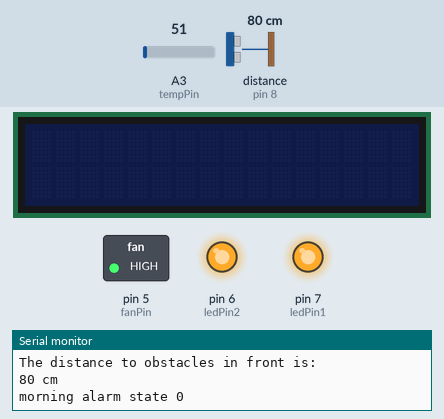
This sketch was run on a simulated Arduino Uno, built with avr-gcc and run on an emulated ATmega328P. Parts: 16×2 character LCD, switched loads named in the sketch (green lamp = pin HIGH), output pins drawn as LEDs (lit = HIGH), the last lines printed to the serial monitor. The inputs (shaded band) are chosen by the test bench; at power-on: A3 (tempPin) = 51, distance to the obstacle (sensor on pin 8) 80 cm. The local clock reads 2024-03-15 10:24:30 at power-on unless the sketch sets it.

Above: at 1.2 s.
1.3 s: A3 (tempPin) set to 97
3.3 s: A3 (tempPin) set to 113
At 4.4 s:
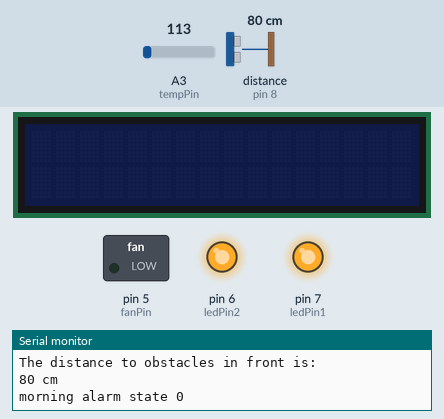
5.5 s: distance to the obstacle (sensor on pin 8) set to 97 cm
8.7 s: distance to the obstacle (sensor on pin 8) set to 103 cm
At 9.8 s:
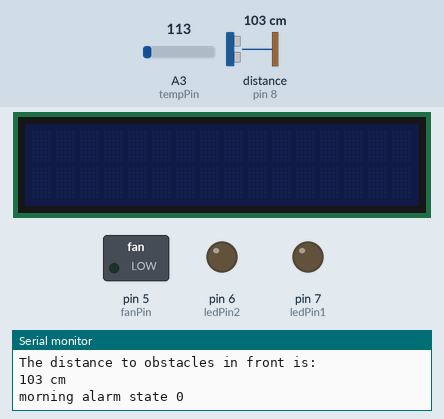
10.5 s: A3 (tempPin) set to 71
At 12.4 s:
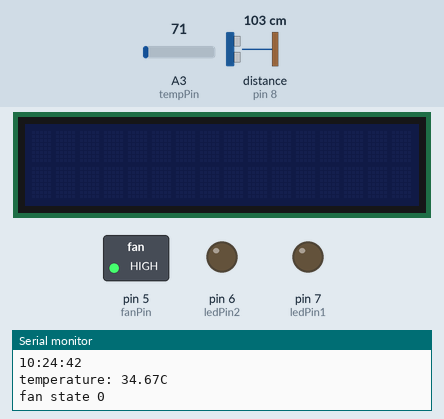
Timing chart, 0 to 13.7 s (numbered marks = the images above; inputs shaded):
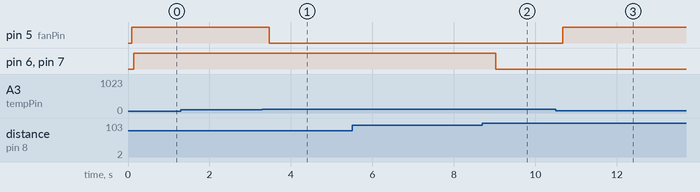

Measured:
- the behaviour switches between 102 and 103 on A3 (tempPin) (found by bisection; images 0 and 1)
- the behaviour switches between 100 and 101 cm on distance to the obstacle (sensor on pin 8) (found by bisection; images 1 and 2)
- after the input at 3.3 s, pin 5 (fanPin): HIGH → LOW after 0.17 s
- after the input at 8.7 s, pin 6 (ledPin2), pin 7 (ledPin1): HIGH → LOW after 0.32 s
- after the input at 10.5 s, pin 5 (fanPin): LOW → HIGH after 0.18 s

The sketch:

hydroponic_system_lighting.ino
```cpp
//this is the working hydroponic system lighting

/*
   TimeAlarmExample.pde

   This example calls alarm functions at 8:30 am and at 5:45 pm (17:45)
   and simulates turning lights on at night and off in the morning
   A weekly timer is set for Saturdays at 8:30:30

   A timer is called every 15 seconds
   Another timer is called once only after 10 seconds

   At startup the time is set to Jan 1 2011  8:29 am
*/

#include <Time.h>
#include <TimeAlarms.h>
#include <DS1307RTC.h>
#include <rgb_lcd.h>
#include "Ultrasonic.h"

rgb_lcd lcd;
Ultrasonic ultrasonic(8);  //ultrasonic pin

const int colorR = 0;
const int colorG = 160;
const int colorB = 0;

//Pin setting

//LED lighting output pin control thru mosfet
const int ledPin1 =  7;      // the number of the LED pin
const int ledPin2 =  6;      // the number of the LED pin
const int fanPin = 5; // the number of the fan pin
const int tempPin = A3; //Temperature sensor


const long displayOnDuration = 300000; // lcd on for 5 minutes (300 000 ms)

// Variables will change :
long lastDisplayOnTime = 0; // the last time display was ON
long nearbyOnTime = 0 ; // time the LED is on when obstacle are in front
int temperatureValue;
double temperatureC;

//state
int ledState = LOW;             // ledState used to set the LED
int fanState = LOW;
bool morningAlarmState = false; // morning alarm off

void setup()
{
  Serial.begin(9600);

  // set the digital pin
  pinMode(ledPin1, OUTPUT);
  pinMode(ledPin2, OUTPUT);
  pinMode(fanPin, OUTPUT);

  // set up the LCD's number of columns and rows:
  lcd.begin(16, 2);
  lcd.setRGB(0, 0, 0);
  lcd.noDisplay();

  //  setTime(8,29,0,1,1,11); // set time to Saturday 8:29:00am Jan 1 2011
  //  setTime(8,29,0,1,1,11); // set time to Saturday 8:29:00am Jan 1 2011
  setSyncProvider(RTC.get);   // the function to get the time from the RTC
  if (timeStatus() != timeSet)
    Serial.println("Unable to sync with the RTC");
  else
    Serial.println("RTC has set the system time");

  // create the alarms
  Alarm.alarmRepeat(05, 30, 0, MorningAlarm); // 5:30am every day
  Alarm.alarmRepeat(06, 30, 0, MorningAlarm);
  Alarm.alarmRepeat(11, 15, 0, MorningAlarm);
  Alarm.alarmRepeat(12, 35, 0, MorningAlarm);
  Alarm.alarmRepeat(19, 00, 0, EveningAlarm); // 19:00pm every day
  Alarm.alarmRepeat(dowSaturday, 8, 30, 30, WeeklyAlarm); // 8:30:30 every Saturday
  Alarm.timerRepeat(15, Repeats);            // timer for every 15 seconds
  Alarm.timerOnce(10, OnceOnly);             // called once after 10 seconds
}

void  loop() {
  digitalClockDisplay();
  fanControl();
  distance();
  Serial.print("morning alarm state ");//0~400cm
  Serial.println(morningAlarmState);
  Alarm.delay(500); // wait 0.5 second between clock display
}
```

distance.ino
```cpp
// (licence header left out)
/***************************************************************************/
//  Function: Measure the distance to obstacles in front and print the distance
//        value to the serial terminal.The measured distance is from
//        the range 0 to 400cm(157 inches).
//  Hardware: Grove - Ultrasonic Ranger
//  Arduino IDE: Arduino-1.0
/*****************************************************************************/


void distance()
{
  //  long RangeInInches;
  long RangeInCentimeters;

  Serial.println("The distance to obstacles in front is: ");
  //  RangeInInches = ultrasonic.MeasureInInches();
  //  Serial.print(RangeInInches);//0~157 inches
  //  Serial.println(" inch");
  //  delay(250);

  RangeInCentimeters = ultrasonic.MeasureInCentimeters(); // two measurements should keep an interval
  Serial.print(RangeInCentimeters);//0~400cm
  Serial.println(" cm");
  //  delay(250);
  if (!morningAlarmState)
  {
    if (RangeInCentimeters < 85)
    {
      ledState = HIGH;
      digitalWrite(ledPin1, ledState);
      digitalWrite(ledPin2, ledState);
      nearbyOnTime = millis();
    } else if (RangeInCentimeters > 100 & (millis() - nearbyOnTime > 3000 ))
    {
      ledState = LOW;
      digitalWrite(ledPin1, ledState);
      digitalWrite(ledPin2, ledState);
    }
  }

}
```

fanControl.ino
```cpp
/*
   Fan control on high temperature
*/

void fanControl()
{
  temperatureValue = analogRead(tempPin);
  temperatureC = (double) temperatureValue * (5 / 10.24); // convert the voltage to temperture

  Serial.print("temperature: ");
  Serial.print(temperatureC);
  Serial.println("C");
  Serial.print("fan state ");
  Serial.println(fanState);

  lcd.setCursor(0, 1);
  lcd.print(temperatureC);
  lcd.print("C ");
  lcd.print("Fan ");
  lcd.print(fanState);

  if (temperatureC > 50 && fanState == LOW)
  {
    fanState = HIGH;
    digitalWrite(fanPin, !fanState); // 0 to switch on Fan
    Serial.print("fan state");
    Serial.println(fanState);
  } else if (temperatureC < 38 )
  {
    fanState = LOW;
    digitalWrite(fanPin, !fanState); // 1 to switch off fan
    Serial.print("fan state ");
    Serial.println(fanState);
  }
}
```

time.ino
```cpp
// functions to be called when an alarm triggers:
void MorningAlarm() {
  Serial.println("Alarm: - turn Plant Light On");
  ledState = HIGH;
  digitalWrite(ledPin1, ledState);
  digitalWrite(ledPin2, ledState);
  morningAlarmState = true;
}

void EveningAlarm() {
  Serial.println("Alarm: - turn Plant lights Off");
  ledState = LOW;
  digitalWrite(ledPin1, ledState);
  digitalWrite(ledPin2, ledState);
  morningAlarmState = false;
}

void WeeklyAlarm() {
  Serial.println("Alarm: - its Monday Morning");
}

void ExplicitAlarm() {
  Serial.println("Alarm: - this triggers only at the given date and time");
}

void Repeats() {
  Serial.println("15 second timer");
}

void OnceOnly() {
  Serial.println("This timer only triggers once");
}

void digitalClockDisplay()
{
  // digital clock display of the time
  Serial.print(hour());
  printDigits(minute());
  printDigits(second());
  Serial.println();
}

void printDigits(int digits)
{
  Serial.print(":");
  if (digits < 10)
    Serial.print('0');
  Serial.print(digits);
}
```
